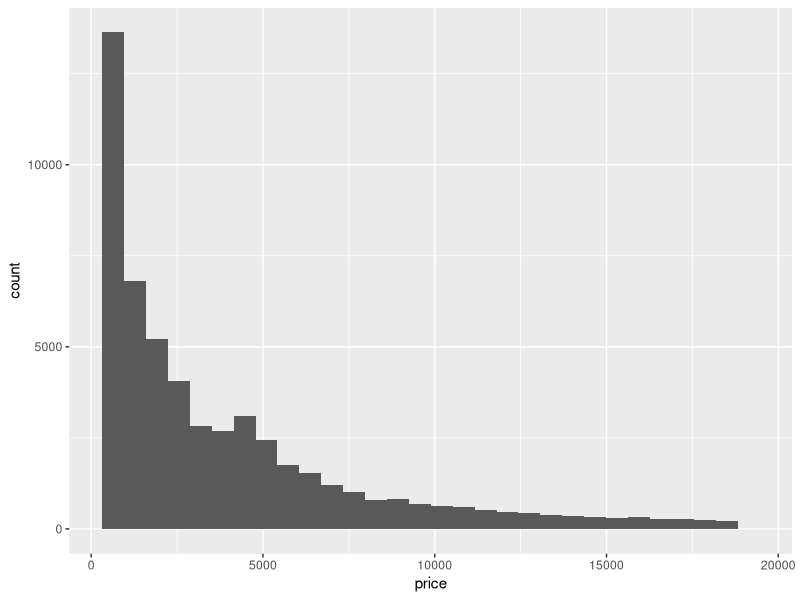
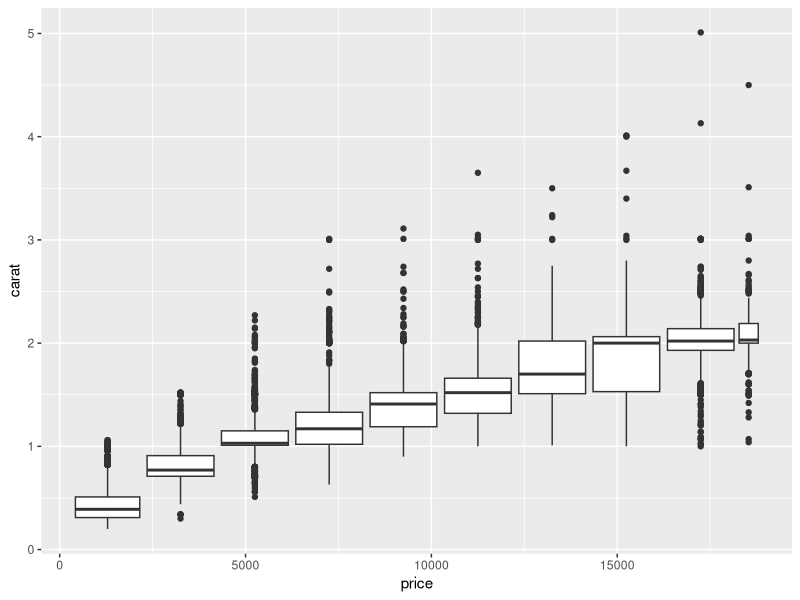

Generate these figures, in order, with R:
library(tidyverse)

# Question 1: Explore the distribution of price. Do you discover anything unusual or surprising? (Hint: Carefully think about the binwidth and make sure you try a wide range of values.)

ggplot(data = diamonds) + geom_histogram(mapping = aes(x = price))

# Most of the diamonds are low price.

# Question 2: Which of the 4Cs (carat, cut, clarity, color) is most important for predicting the price of a diamond?

# Pass

# Question 3: Plot the distribution of carat across various price bins using the geom_boxplot() and geom_histogram() functions. For the latter, leverage the facet_wrap() function.

ggplot(data = diamonds, mapping = aes(x = price, y = carat)) + geom_boxplot(mapping = aes(group = price %>% cut_width(width = 2000, center = 1250)))

# There is a curvilinear relationship between carat and price. 
# Generally as carat increases, price increases with a decreasing rate of increase
